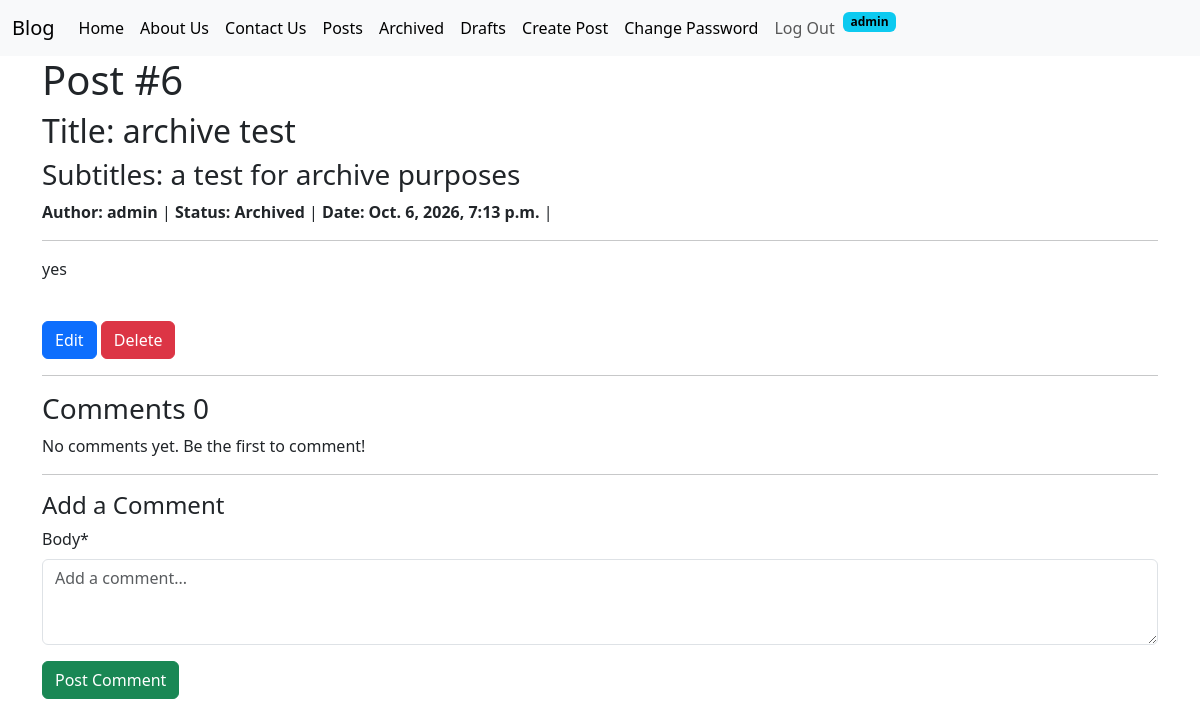
Screenshot of /posts/detail/6/ (signed in) with the database file from the repository.
### posts/models.py (models this page shows, shortened)
class Post(models.Model):
    title = models.CharField(max_length=128)
    subtitle = models.CharField(max_length=128)
    body = models.TextField()
    created_on = models.DateTimeField(auto_now_add=True)
    author = models.ForeignKey(
        User,
        on_delete=models.CASCADE
    )
    status = models.ForeignKey(
        Status,
        on_delete=models.DO_NOTHING
    )

class Status(models.Model):
    name = models.CharField(max_length=128, unique=True)
    description = models.CharField(
        max_length=200,
        help_text="Write a description about the status"
    )
    class Meta:
        verbose_name = "Status"
        verbose_name_plural = "Statuses"
    def __str__(self):
        return self.name

### posts/views.py (the view, shortened to what this page needs)
# urls.py: path('detail/<int:pk>/', PostView.as_view(), name="post_detail"),
class PostView(View):
    def get(self, request, *args, **kwargs):
        view = PostDetailView.as_view()
        return view(request, *args, **kwargs)

### posts/forms.py
class CommentForm(forms.ModelForm):
    class Meta:
        model = Comment
        fields = ["body"]
        widgets = {
            "body": forms.Textarea(attrs={"rows": 3, "placeholder": "Add a comment..."}),
        }

### posts/views.py (called while the page is built)
    def get_context_data(self, **kwargs):
        context = super().get_context_data(**kwargs)
        context['form'] = CommentForm()
        context['comments'] = self.object.comments.all()
        return context

### templates/postsTemplates/detail.html (shortened to what this page needs)
{% extends 'base.html' %}
{% load crispy_forms_tags %}
{% block content %}
    <h1>Post #{{ single_post.id }}</h1>
    <h2>Title: {{ single_post.title }}</h2>
    <h3>Subtitles: {{ single_post.subtitle }}</h3>
    <span><strong>Author: {{ single_post.author }}</strong> | </span>
    <span><strong>Status: {{ single_post.status }}</strong> | </span>
    <span><strong>Date: {{ single_post.created_on }}</strong> | </span>
    <hr>
    <p>{{ single_post.body }}</p>
    <br>
    {% if user == single_post.author %}
        <a href="{% url 'post_edit' single_post.id %}" class="btn btn-primary">Edit</a>
        <a href="{% url 'post_delete' single_post.id %}" class="btn btn-danger">Delete</a>
    {% endif %}
    <hr>
    <h3>Comments {{ comments.count }}</h3>
    {% for comment in comments %}
        <div class="mb-3">
            <strong>{{ comment.author }}</strong>
            <small class="text-muted">{{ comment.created_on }}</small>
            <p>{{ comment.body }}</p>
        </div>
    {% empty %}
        <p>No comments yet. Be the first to comment!</p>
    {% endfor %}
    <hr>
    {% if user.is_authenticated %}
        <h4>Add a Comment</h4>
        <form method="post">
            {{ form|crispy }}
            <input type="submit" value="Post Comment" class="btn btn-success">
        </form>
    {% endif %}
{% endblock %}

### templates/navbar.html (shortened to what this page needs)
<nav class="navbar navbar-expand-lg bg-body-tertiary">
  <div class="container-fluid">
    <a class="navbar-brand" href="{% url 'home' %}">Blog</a>
    <div class="collapse navbar-collapse" id="navbarSupportedContent">
      <ul class="navbar-nav me-auto mb-2 mb-lg-0">
        <li class="nav-item">
          <a class="nav-link active" aria-current="page" href="{% url 'homeTwo' %}">Home</a>
        </li>
        <li class="nav-item">
          <a class="nav-link active" href="{% url 'about' %}">About Us</a>
        </li>
        <li class="nav-item">
          <a class="nav-link active" href="{% url 'contact' %}">Contact Us</a>
        </li>
        <li class="nav-item">
          <a class="nav-link active" href="{% url 'post_list' %}">Posts</a>
        </li>
        {% if user.is_authenticated %}
        <li class="nav-item">
          <a class="nav-link active" href="{% url 'post_archived_list' %}">Archived</a>
        </li>
        <li class="nav-item">
          <a class="nav-link active" href="{% url 'post_drafts_list' %}">Drafts</a>
        </li>
        <li class="nav-item">
          <a class="nav-link active" href="{% url 'post_new' %}">Create Post</a>
        </li>
        <li class="nav-item">
          <a class="nav-link active" href="{% url 'password_change' %}">Change Password</a>
        </li>
        <li class="nav-item">
          <form action="{% url 'logout' %}" method="post">
            <input type="submit" value="Log Out" class="nav-link">
          </form>
        </li>
        <li class="nav-item">
          <span class="badge text-bg-info">{{ user.username }}</span>
        </li>
        {% endif %}
      </ul>
    </div>
  </div>
</nav>

### rows the page displays
Post: id "6", title "archive test", subtitle "a test for archive purposes", author "admin", status "Archived", created_on "Oct. 6, 2026, 7:13 p.m.", body "yes"

### other values shown
{{ user.username }} "admin"
{{ comments.count }} "0"
